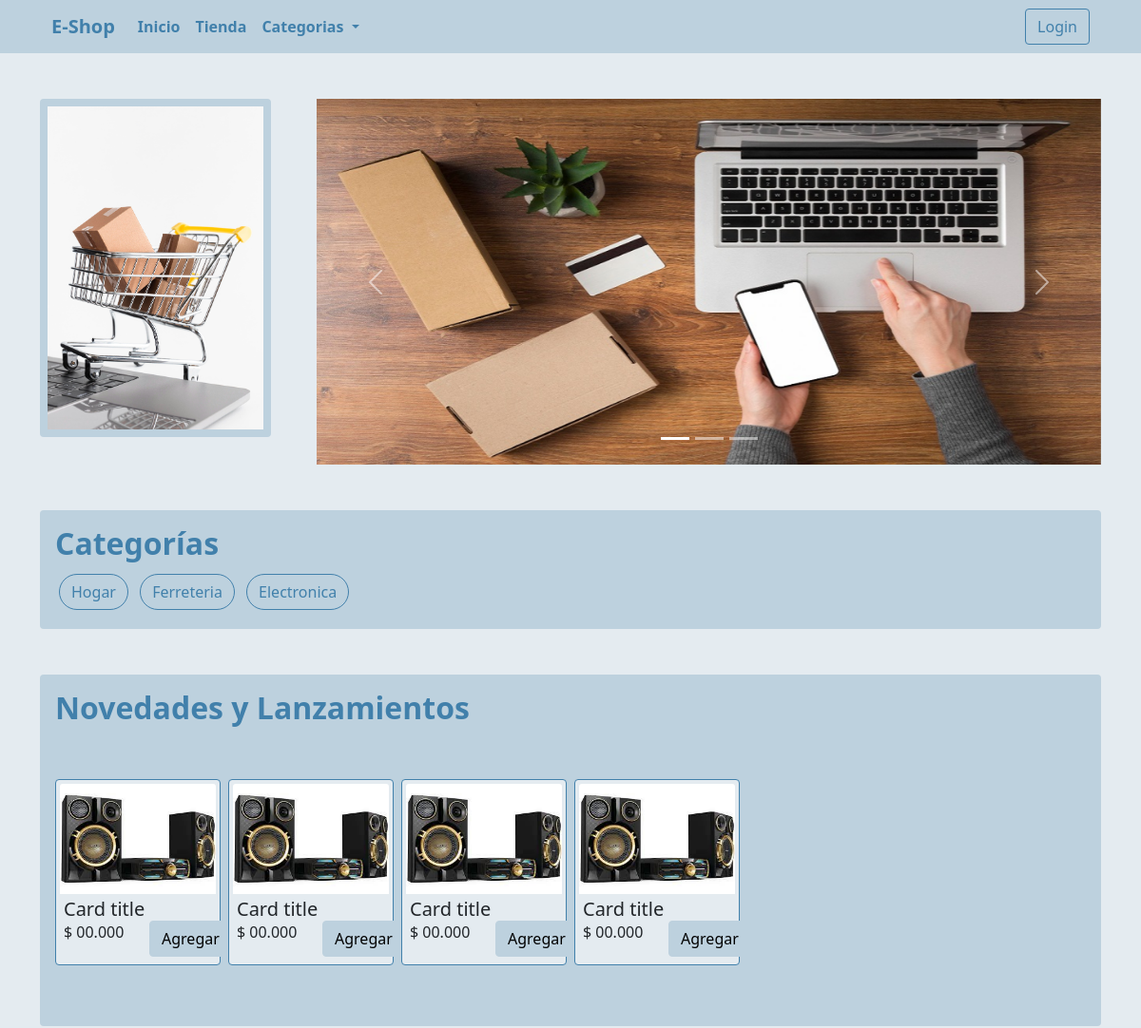
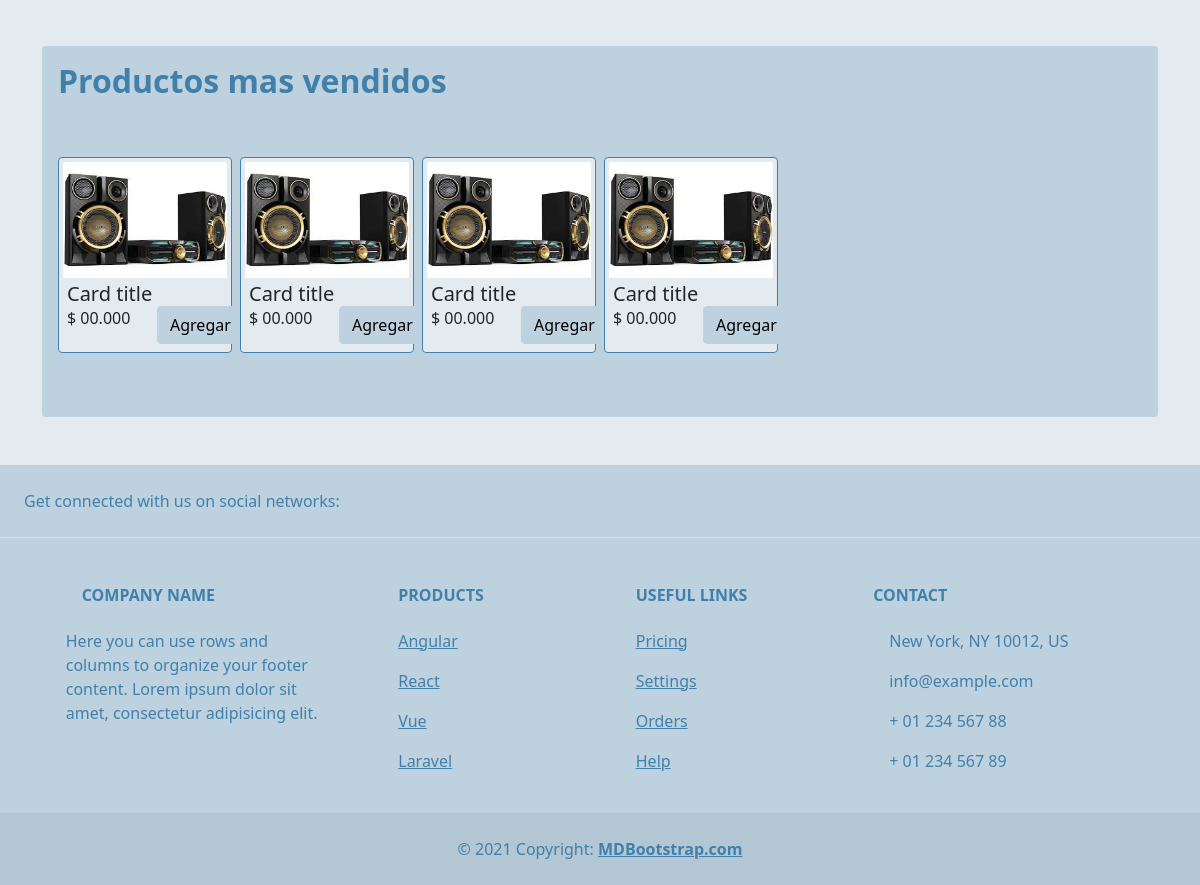
The page / on the database its author committed (2 pictures, top to bottom).
### store/models.py (models this page shows, shortened)
class Category(models.Model):
    name = models.CharField(max_length=255, db_index=True)
    slug = models.SlugField(max_length=255, unique=True)
    class Meta:
        verbose_name_plural = 'categories'
    def get_absolute_url(self):
        return reverse('store:category_list', args=[self.slug])

### store/views.py (the view)
# urls.py: 2. Add a URL to urlpatterns:  path('', views.home, name='home')
def home(request):
    products = Product.objects.all()
    return render(request, 'store/home.html', {'products': products})

### store/views.py (called while the page is built)
def categories(request):
    return{
        'categories' : Category.objects.all()
    }

### templates/store/home.html (shortened to what this page needs)
{% extends "./base.html" %}
{% load static %}
{% block content %}
<section class="py-5">
    <div class="row g-5">
        <div class="col-xs-12 col-md-3">
            <div class="p-2 bg-secondary rounded">
                <img class="img-fluid" src="{% static 'img/home_init.jpg' %}" alt="home_init">
            </div>
        </div>
        <div class="col-xs-12 col-md-9">
            <div class="bg-secondary rounded">
                <div id="carouselHomeIndicators" class="carousel slide" data-bs-ride="carousel">
                    <div class="carousel-indicators">
                        <button type="button" data-bs-target="#carouselHomeIndicators" data-bs-slide-to="0"
                            class="active" aria-current="true" aria-label="Slide 1"></button>
                        <button type="button" data-bs-target="#carouselHomeIndicators" data-bs-slide-to="1"
                            aria-label="Slide 2"></button>
                        <button type="button" data-bs-target="#carouselHomeIndicators" data-bs-slide-to="2"
                            aria-label="Slide 3"></button>
                    </div>
                    <div class="carousel-inner">
                        <div class="carousel-item active">
                            <img src="{% static 'img/slide-1.jpg' %}" class="d-block w-100" alt="slide-1">
                        </div>
                    </div>
                    <button class="carousel-control-prev" type="button" data-bs-target="#carouselHomeIndicators"
                        data-bs-slide="prev">
                        <span class="carousel-control-prev-icon" aria-hidden="true"></span>
                    </button>
                    <button class="carousel-control-next" type="button" data-bs-target="#carouselHomeIndicators"
                        data-bs-slide="next">
                        <span class="carousel-control-next-icon" aria-hidden="true"></span>
                    </button>
                </div>
            </div>
        </div>
        <div class="col-12">
            <div class="p-3 bg-secondary rounded">
                <h2 class="text-primary fw-bold">Categorías</h2>
                {% for c in categories %}
                <a class="m-1 btn btn-outline-primary rounded-pill" href="{{ c.get_absolute_url }}">{{ c.name|title }}</a>
                {% endfor %}
            </div>
        </div>
        <div class="col-12">
            <div class="p-3 bg-secondary rounded">
                <h2 class="text-primary fw-bold">Novedades y Lanzamientos</h2>
                <div class="row g-2 py-5">
                    <div class="col-xs-12 col-md-2">
                        <div class="card p-1 border border-primary bg-color-1">
                            <img src="{% static 'img/ejemplo.jpg' %}" class="card-img-top" alt="...">
                            <div class="card-body p-1">
                                <h5 class="card-title m-0">Card title</h5>
                                <div class="row">
                                    <div class="col-6">
                                        <p class="card-text m-0">$ 00.000</p>
                                    </div>
                                    <div class="col-6">
                                        <a href="#" class="btn btn-secondary">Agregar</a>
                                    </div>
                                </div>
                            </div>
                        </div>
                    </div>
                    <div class="col-xs-12 col-md-2">
                        <div class="card p-1 border border-primary bg-color-1">
                            <img src="{% static 'img/ejemplo.jpg' %}" class="card-img-top" alt="...">
                            <div class="card-body p-1">
                                <h5 class="card-title m-0">Card title</h5>
                                <div class="row">
                                    <div class="col-6">
                                        <p class="card-text m-0">$ 00.000</p>
                                    </div>
                                    <div class="col-6">
                                        <a href="#" class="btn btn-secondary">Agregar</a>
                                    </div>
                                </div>
                            </div>
                        </div>
                    </div>
                    <div class="col-xs-12 col-md-2">
                        <div class="card p-1 border border-primary bg-color-1">
                            <img src="{% static 'img/ejemplo.jpg' %}" class="card-img-top" alt="...">
                            <div class="card-body p-1">
                                <h5 class="card-title m-0">Card title</h5>
                                <div class="row">
                                    <div class="col-6">
                                        <p class="card-text m-0">$ 00.000</p>
                                    </div>
                                    <div class="col-6">
                                        <a href="#" class="btn btn-secondary">Agregar</a>
                                    </div>
                                </div>
                            </div>
                        </div>
                    </div>
                    <div class="col-xs-12 col-md-2">
                        <div class="card p-1 border border-primary bg-color-1">
                            <img src="{% static 'img/ejemplo.jpg' %}" class="card-img-top" alt="...">
                            <div class="card-body p-1">
                                <h5 class="card-title m-0">Card title</h5>
                                <div class="row">
                                    <div class="col-6">
                                        <p class="card-text m-0">$ 00.000</p>
                                    </div>
                                    <div class="col-6">
                                        <a href="#" class="btn btn-secondary">Agregar</a>
                                    </div>
                                </div>
                            </div>
                        </div>
                    </div>
                </div>
            </div>
        </div>
        <div class="col-12">
            <div class="p-3 bg-secondary rounded">
                <h2 class="text-primary fw-bold">Productos mas vendidos</h2>
                <div class="row g-2 py-5">
                    <div class="col-xs-12 col-md-2">
                        <div class="card p-1 border border-primary bg-color-1">
                            <img src="{% static 'img/ejemplo.jpg' %}" class="card-img-top" alt="...">
                            <div class="card-body p-1">
                                <h5 class="card-title m-0">Card title</h5>
                                <div class="row">
                                    <div class="col-6">
                                        <p class="card-text m-0">$ 00.000</p>
                                    </div>
                                    <div class="col-6">
                                        <a href="#" class="btn btn-secondary">Agregar</a>
                                    </div>
                                </div>
                            </div>
                        </div>
                    </div>
                    <div class="col-xs-12 col-md-2">
                        <div class="card p-1 border border-primary bg-color-1">
                            <img src="{% static 'img/ejemplo.jpg' %}" class="card-img-top" alt="...">
                            <div class="card-body p-1">
                                <h5 class="card-title m-0">Card title</h5>
                                <div class="row">
                                    <div class="col-6">
                                        <p class="card-text m-0">$ 00.000</p>
                                    </div>
                                    <div class="col-6">
                                        <a href="#" class="btn btn-secondary">Agregar</a>
                                    </div>
                                </div>
                            </div>
                        </div>
                    </div>
                    <div class="col-xs-12 col-md-2">
                        <div class="card p-1 border border-primary bg-color-1">
                            <img src="{% static 'img/ejemplo.jpg' %}" class="card-img-top" alt="...">
                            <div class="card-body p-1">
                                <h5 class="card-title m-0">Card title</h5>
                                <div class="row">
                                    <div class="col-6">
                                        <p class="card-text m-0">$ 00.000</p>
                                    </div>
                                    <div class="col-6">
                                        <a href="#" class="btn btn-secondary">Agregar</a>
                                    </div>
                                </div>
                            </div>
                        </div>
                    </div>
                    <div class="col-xs-12 col-md-2">
                        <div class="card p-1 border border-primary bg-color-1">
                            <img src="{% static 'img/ejemplo.jpg' %}" class="card-img-top" alt="...">
                            <div class="card-body p-1">
                                <h5 class="card-title m-0">Card title</h5>
                                <div class="row">
                                    <div class="col-6">
                                        <p class="card-text m-0">$ 00.000</p>
                                    </div>
                                    <div class="col-6">
                                        <a href="#" class="btn btn-secondary">Agregar</a>
                                    </div>
                                </div>
                            </div>
                        </div>
                    </div>
                </div>
            </div>
        </div>
    </div>
</section>
{% endblock %}

### rows shown on the page
Category: name "Hogar"
Category: name "Ferreteria"
Category: name "Electronica"
